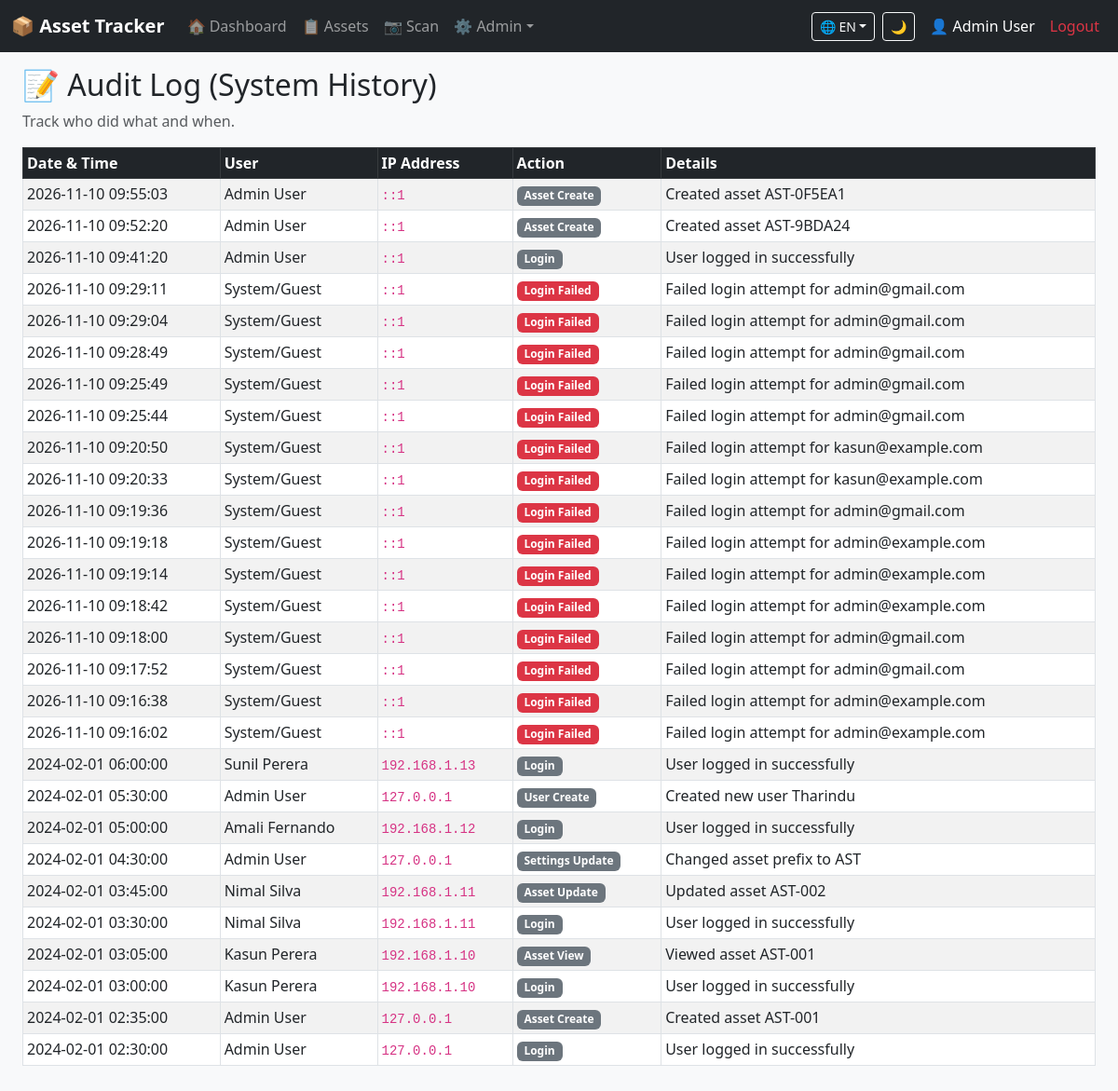
/audit_logs/index.php (signed in), run on the app's committed database.
### tables this page shows
CREATE TABLE `audit_logs` (
  `id` int(11) NOT NULL,
  `user_id` int(11) DEFAULT NULL,
  `action` varchar(50) NOT NULL,
  `details` text DEFAULT NULL,
  `ip_address` varchar(45) DEFAULT NULL,
  `created_at` timestamp NULL DEFAULT current_timestamp()
);

CREATE TABLE `users` (
  `id` int(11) NOT NULL,
  `name` varchar(100) NOT NULL,
  `email` varchar(100) NOT NULL,
  `password` varchar(255) NOT NULL,
  `role` enum('admin','staff') DEFAULT 'staff',
  `created_at` timestamp NULL DEFAULT current_timestamp(),
  `last_login` datetime DEFAULT NULL
);

### config.php (called while the page is built, shortened)
<?php
function e($s) { return htmlspecialchars($s ?? '', ENT_QUOTES, 'UTF-8'); }

### audit_logs/index.php (the view, shortened to what this page needs)
<?php require '../header.php'; requireAdmin();
$page = max(1, (int)($_GET['page'] ?? 1)); $perPage = 30; $offset = ($page - 1) * $perPage;
$logs = $pdo->query("SELECT l.*, u.name AS user_name FROM audit_logs l LEFT JOIN users u ON l.user_id = u.id ORDER BY l.id DESC LIMIT $perPage OFFSET $offset")->fetchAll();
?>
<h2>📝 Audit Log (System History)</h2>
<p class="text-muted">Track who did what and when.</p>
<div class="table-responsive"><table class="table table-sm table-bordered table-striped">
<thead class="table-dark"><tr><th>Date & Time</th><th>User</th><th>IP Address</th><th>Action</th><th>Details</th></tr></thead>
<tbody>
<?php foreach ($logs as $l):
    $badge = str_contains(strtolower($l['action']), 'fail') ? 'danger' : (str_contains(strtolower($l['action']), 'delete') ? 'warning' : 'secondary');
?>
<tr>
    <td><?= date('Y-m-d H:i:s', strtotime($l['created_at'])) ?></td>
    <td><?= e($l['user_name'] ?? 'System/Guest') ?></td>
    <td><code><?= e($l['ip_address']) ?></code></td>
    <td><span class="badge bg-<?= $badge ?>"><?= e($l['action']) ?></span></td>
    <td><?= e($l['details']) ?></td>
</tr>
<?php endforeach; ?>
</tbody></table></div>
<?php require '../footer.php'; ?>

### header.php (style rules this page uses)
body { padding-bottom:50px }

### data on the page
audit_logs: created_at "2026-11-10 09:55:03", user.name "Admin User", ip_address "::1", action "Asset Create", details "Created asset AST-0F5EA1"
audit_logs: created_at "2026-11-10 09:52:20", user.name "Admin User", ip_address "::1", action "Asset Create", details "Created asset AST-9BDA24"
audit_logs: created_at "2026-11-10 09:41:20", user.name "Admin User", ip_address "::1", action "Login", details "User logged in successfully"
audit_logs: created_at "2026-11-10 09:29:11", user_name "System/Guest", ip_address "::1", action "Login Failed", details "Failed login attempt for admin@gmail.com"
audit_logs: created_at "2026-11-10 09:29:04", user_name "System/Guest", ip_address "::1", action "Login Failed", details "Failed login attempt for admin@gmail.com"
audit_logs: created_at "2026-11-10 09:28:49", user_name "System/Guest", ip_address "::1", action "Login Failed", details "Failed login attempt for admin@gmail.com"
audit_logs: created_at "2026-11-10 09:25:49", user_name "System/Guest", ip_address "::1", action "Login Failed", details "Failed login attempt for admin@gmail.com"
audit_logs: created_at "2026-11-10 09:25:44", user_name "System/Guest", ip_address "::1", action "Login Failed", details "Failed login attempt for admin@gmail.com"
audit_logs: created_at "2026-11-10 09:20:50", user_name "System/Guest", ip_address "::1", action "Login Failed", details "Failed login attempt for kasun@example.com"
audit_logs: created_at "2026-11-10 09:20:33", user_name "System/Guest", ip_address "::1", action "Login Failed", details "Failed login attempt for kasun@example.com"
audit_logs: created_at "2026-11-10 09:19:36", user_name "System/Guest", ip_address "::1", action "Login Failed", details "Failed login attempt for admin@gmail.com"
audit_logs: created_at "2026-11-10 09:19:18", user_name "System/Guest", ip_address "::1", action "Login Failed", details "Failed login attempt for admin@example.com"
audit_logs: created_at "2026-11-10 09:19:14", user_name "System/Guest", ip_address "::1", action "Login Failed", details "Failed login attempt for admin@example.com"
audit_logs: created_at "2026-11-10 09:18:42", user_name "System/Guest", ip_address "::1", action "Login Failed", details "Failed login attempt for admin@example.com"
audit_logs: created_at "2026-11-10 09:18:00", user_name "System/Guest", ip_address "::1", action "Login Failed", details "Failed login attempt for admin@gmail.com"
audit_logs: created_at "2026-11-10 09:17:52", user_name "System/Guest", ip_address "::1", action "Login Failed", details "Failed login attempt for admin@gmail.com"
audit_logs: created_at "2026-11-10 09:16:38", user_name "System/Guest", ip_address "::1", action "Login Failed", details "Failed login attempt for admin@example.com"
audit_logs: created_at "2026-11-10 09:16:02", user_name "System/Guest", ip_address "::1", action "Login Failed", details "Failed login attempt for admin@example.com"
audit_logs: created_at "2024-02-01 06:00:00", user.name "Sunil Perera", ip_address "192.168.1.13", action "Login", details "User logged in successfully"
audit_logs: created_at "2024-02-01 05:30:00", user.name "Admin User", ip_address "127.0.0.1", action "User Create", details "Created new user Tharindu"
audit_logs: created_at "2024-02-01 05:00:00", user.name "Amali Fernando", ip_address "192.168.1.12", action "Login", details "User logged in successfully"
audit_logs: created_at "2024-02-01 04:30:00", user.name "Admin User", ip_address "127.0.0.1", action "Settings Update", details "Changed asset prefix to AST"
audit_logs: created_at "2024-02-01 03:45:00", user.name "Nimal Silva", ip_address "192.168.1.11", action "Asset Update", details "Updated asset AST-002"
audit_logs: created_at "2024-02-01 03:30:00", user.name "Nimal Silva", ip_address "192.168.1.11", action "Login", details "User logged in successfully"
audit_logs: created_at "2024-02-01 03:05:00", user.name "Kasun Perera", ip_address "192.168.1.10", action "Asset View", details "Viewed asset AST-001"
audit_logs: created_at "2024-02-01 03:00:00", user.name "Kasun Perera", ip_address "192.168.1.10", action "Login", details "User logged in successfully"
audit_logs: created_at "2024-02-01 02:35:00", user.name "Admin User", ip_address "127.0.0.1", action "Asset Create", details "Created asset AST-001"
audit_logs: created_at "2024-02-01 02:30:00", user.name "Admin User", ip_address "127.0.0.1", action "Login", details "User logged in successfully"

### other printed values
__('dashboard') "Dashboard"
__('assets') "Assets"
$_SESSION['lang'] "EN"
$_SESSION['user_name'] "Admin User"
__('logout') "Logout"
